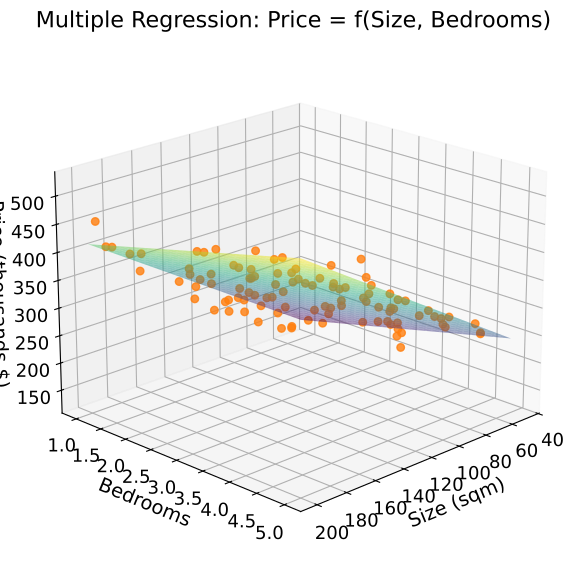

Write Python code to recreate this figure.
"""Multiple Regression 3D Surface - Price vs Size and Bedrooms"""
import matplotlib.pyplot as plt
import numpy as np
from mpl_toolkits.mplot3d import Axes3D
from pathlib import Path

# Chart settings for Beamer
plt.rcParams.update({
    'font.size': 12, 'axes.labelsize': 12, 'axes.titlesize': 14,
    'xtick.labelsize': 11, 'ytick.labelsize': 11, 'legend.fontsize': 11,
    'figure.figsize': (10, 6), 'figure.dpi': 150
})

# Colors
MLPURPLE = '#3333B2'
MLORANGE = '#FF7F0E'
MLBLUE = '#0066CC'

# Generate synthetic data
np.random.seed(42)
n = 100
size = np.random.uniform(50, 200, n)
bedrooms = np.random.randint(1, 6, n)
noise = np.random.normal(0, 20000, n)
price = 30000 + 1800 * size + 25000 * bedrooms + noise

# Create regression surface
size_grid = np.linspace(50, 200, 30)
bed_grid = np.linspace(1, 5, 30)
SIZE, BED = np.meshgrid(size_grid, bed_grid)
PRICE = 30000 + 1800 * SIZE + 25000 * BED

# Create figure
fig = plt.figure(figsize=(10, 6))
ax = fig.add_subplot(111, projection='3d')

# Plot surface
surf = ax.plot_surface(SIZE, BED, PRICE/1000, alpha=0.5, cmap='viridis')

# Plot data points
ax.scatter(size, bedrooms, price/1000, c=MLORANGE, s=30, alpha=0.8)

# Labels
ax.set_xlabel('Size (sqm)')
ax.set_ylabel('Bedrooms')
ax.set_zlabel('Price (thousands $)')
ax.set_title('Multiple Regression: Price = f(Size, Bedrooms)')

# Adjust view angle
ax.view_init(elev=20, azim=45)

plt.tight_layout()
plt.savefig(Path(__file__).parent / 'chart.pdf', dpi=300, bbox_inches='tight')
plt.close()
print("Chart saved: 02_multiple_regression_3d/chart.pdf")
